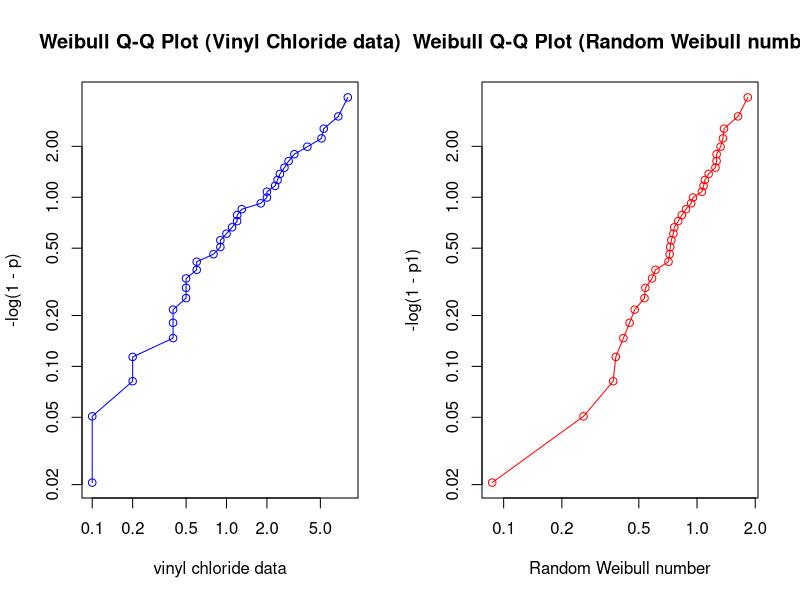
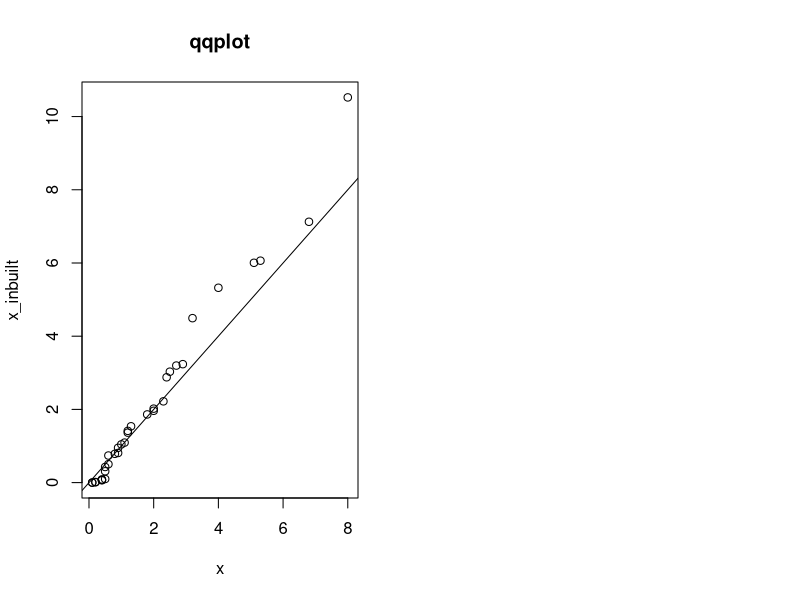

Generate these figures, in order, with R:
# FINAL PROJECT
# Subasish Das
# CLID: sxd1684


# 1(a).

fit_weibull <- function(x)
{
    xbar <- mean(x)
    varx <- var(x)
    f <- function(b){
    return(gamma(1+2/b)/gamma(1+1/b)^2 - 1 - varx/xbar^2)
			  }
    bhat <- uniroot(f,c(0.02,50))$root
    ahat <- xbar/gamma(1+1/bhat)
    return(c(ahat,bhat))
}

x<- c(5.1, 2.4, 0.4, 0.5, 2.5, 0.1, 6.8, 1.2, 0.5, 0.6, 
5.3, 2.3, 1.8, 1.2, 1.3, 1.1, 0.9, 3.2, 1.0, 0.9, 0.4, 
0.6, 8.0, 0.4, 2.7, 0.2, 2.0, 0.2, 0.5, 0.8, 2.0, 2.9, 0.1, 4.0)
fit_weibull(x)

y <- rweibull(34, 1.84, 0.96)
p = ppoints(sort(x), a=0.3)
p1 = ppoints(sort(y), a=0.3)
par(mfrow=c(1,2))
plot(sort(x), -log(1-p), log="xy", type="o", col="blue",
     xlab="vinyl chloride data", 
     main = "Weibull Q-Q Plot (Vinyl Chloride data)")
plot(sort(y), -log(1-p1), log="xy", type="o", col="red",
     xlab="Random Weibull number", 
     main = "Weibull Q-Q Plot (Random Weibull number)")

# The data fits a Weibull distribution.



# Real_data vs. R function
x_inbuilt <- rweibull (34, 0.9, 1.888)
qqplot (x, x_inbuilt, main="qqplot")
abline(0,1)



# 1(b).
weib.mles <- function(x){
n <- length(x)
y <- log(x)
s1 <- mean(y)
c0 <- 1/(sqrt(var(y))*sqrt(6)/pi)
l <- 1
repeat{
z <- x**c0
s2 <- sum(z)
s3 <- sum(z*y)
s4 <- sum(z*y*y)
fn <- 1/c0+s1-s3/s2
if(abs(fn) <= 1.0e-6 | l > 30){break}
c1 <- c0+fn/(1/c0**2+(s2*s4-s3**2)/s2**2)
c0 <- c1
l <- l+1
}
ch <- c0
bh <- (s2/n)**(1/ch)
return(c(ch,bh))
}



ci.weib.para <- function(nr,x,cl){
al <- (1-cl)/2; ll <- nr*al; lu <- nr-ll
gpqc <- seq(1:nr)
gpqb <- seq(1:nr)
n <- length(x)
ml <- weib.mles(x)
ch0 <- ml[1]; bh0 <- ml[2]
for(i in 1:nr){
x <- rweibull(n,1,1)
ml <- weib.mles(x)
chs <- ml[1]; bhs <- ml[2]
gpqc[i] <- ch0/chs
gpqb[i] <- bh0*(1/bhs)**(chs/ch0)
}
gpqc <- sort(gpqc)
gpqb <- sort(gpqb)
blow <- gpqb[ll]; bupp <- gpqb[lu]
clow <- gpqc[ll]; cupp <- gpqc[lu]
return(c(clow,cupp,blow,bupp))
}


CIvalues <- function(nr, x, cl){
ci.weib <- ci.weib.para(nr, x, 0.95)
clow<- ci.weib[1]
cupp<- ci.weib[2]
blow<- ci.weib[3]
bupp<- ci.weib[4]
lower<- blow*gamma(1+1/clow)
upper<- bupp*gamma(1+1/cupp)
cat(" Lower =", lower, "\n", "Upper =", upper,"\n")
}


x<- c(5.1, 2.4, .4, .5, 2.5, .1, 6.8, 1.2, .5, .6, 5.3, 2.3, 1.8, 1.2, 1.3, 1.1, .9, 3.2, 1.0, .9,.4, 
.6, 8.0, .4, 2.7, .2, 2.0, .2, .5, .8,2.0, 2.9, .1, 4.0)
CIvalues(100000, x, 0.95)


# 1 (c).

st.weib <- function(nr, x, t, cl){
n <- length(x)
sl <- seq(1:nr)
alpha <- 1-cl
ll <- nr*alpha; lu <- nr-ll
ml <- weib.mles(x)
c0h <- ml[1]; b0h <- ml[2]
s0t <- exp(-(t/b0h)**c0h)
for(i in 1:nr){
x <- rweibull(n,1,1)
ml <- weib.mles(x)
chs <- ml[1]; bhs <- ml[2]
sl[i] <- log(-log(s0t))/chs+log(bhs)
}
sl <- sort(sl)
low <- exp(-exp(sl[lu]))
cat("The lower CL for S(t) \n")
return(low)
}

x<- c(5.1, 2.4, 0.4, 0.5, 2.5, 0.1, 6.8, 1.2, 0.5, 0.6, 5.3, 2.3, 1.8, 1.2, 1.3, 1.1, 0.9, 3.2, 1.0, 0.9, 0.4, 
0.6, 8.0, 0.4, 2.7, 0.2, 2.0, 0.2, 0.5, 0.8, 2.0, 2.9, 0.1, 4.0)

t <- sort(x)
st.weib(100000, t, 2, 0.95)

# At least 24% of data of Vinyl Chloride concentration is above 2.
